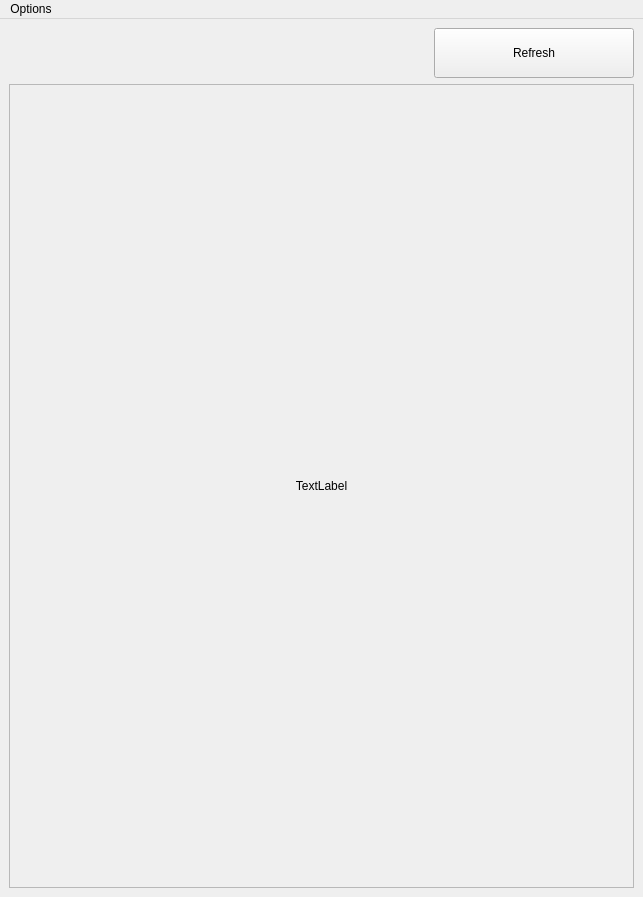
<?xml version="1.0" encoding="UTF-8"?>
<ui version="4.0">
 <class>MainWindow</class>
 <widget class="QMainWindow" name="MainWindow">
  <property name="geometry">
   <rect>
    <x>0</x>
    <y>0</y>
    <width>643</width>
    <height>897</height>
   </rect>
  </property>
  <property name="windowTitle">
   <string>MainWindow</string>
  </property>
  <widget class="QWidget" name="centralwidget">
   <layout class="QVBoxLayout" name="verticalLayout">
    <item>
     <layout class="QHBoxLayout" name="horizontalLayout_2">
      <item>
       <widget class="QLabel" name="label_2">
        <property name="text">
         <string/>
        </property>
        <property name="alignment">
         <set>Qt::AlignCenter</set>
        </property>
       </widget>
      </item>
      <item>
       <widget class="QPushButton" name="pushButton_4">
        <property name="minimumSize">
         <size>
          <width>200</width>
          <height>50</height>
         </size>
        </property>
        <property name="maximumSize">
         <size>
          <width>200</width>
          <height>50</height>
         </size>
        </property>
        <property name="text">
         <string>Refresh</string>
        </property>
       </widget>
      </item>
     </layout>
    </item>
    <item>
     <widget class="QScrollArea" name="scrollArea">
      <property name="widgetResizable">
       <bool>true</bool>
      </property>
      <widget class="QWidget" name="scrollAreaWidgetContents">
       <property name="geometry">
        <rect>
         <x>0</x>
         <y>0</y>
         <width>623</width>
         <height>798</height>
        </rect>
       </property>
       <layout class="QVBoxLayout" name="verticalLayout_2">
        <item>
         <widget class="QLabel" name="label">
          <property name="text">
           <string>TextLabel</string>
          </property>
          <property name="alignment">
           <set>Qt::AlignCenter</set>
          </property>
         </widget>
        </item>
       </layout>
      </widget>
     </widget>
    </item>
   </layout>
  </widget>
  <widget class="QMenuBar" name="menuBar">
   <property name="geometry">
    <rect>
     <x>0</x>
     <y>0</y>
     <width>643</width>
     <height>21</height>
    </rect>
   </property>
   <widget class="QMenu" name="menuOptions">
    <property name="title">
     <string>Options</string>
    </property>
    <addaction name="actionRefresh"/>
   </widget>
   <addaction name="menuOptions"/>
  </widget>
  <action name="actionUpdate">
   <property name="text">
    <string>Update</string>
   </property>
  </action>
  <action name="actionOpen">
   <property name="text">
    <string>Open</string>
   </property>
  </action>
  <action name="actionSave">
   <property name="text">
    <string>Save</string>
   </property>
  </action>
  <action name="actionClose">
   <property name="text">
    <string>Close</string>
   </property>
  </action>
  <action name="actionRun_Script">
   <property name="text">
    <string>Run Script</string>
   </property>
  </action>
  <action name="actionUpdate_Image_Scripter_2">
   <property name="text">
    <string>Update Image Scripter 2</string>
   </property>
  </action>
  <action name="actionSave_As">
   <property name="text">
    <string>Save As</string>
   </property>
  </action>
  <action name="actionRefresh">
   <property name="text">
    <string>Refresh</string>
   </property>
  </action>
 </widget>
 <resources/>
 <connections/>
</ui>
